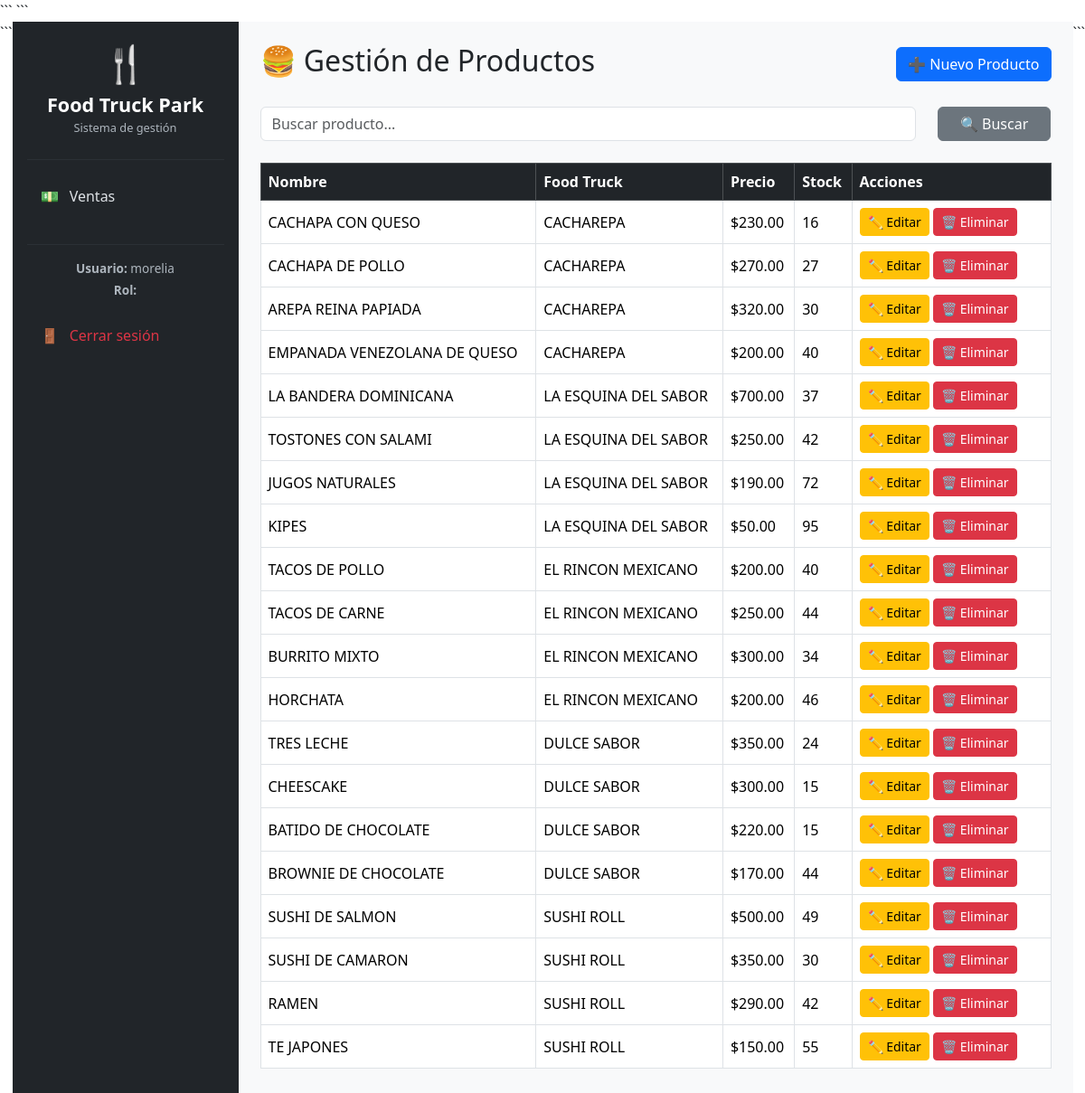
The page /productos/ (signed in) on the database its author committed.
### productos/models.py (models this page shows, shortened)
class Producto(models.Model):
    foodtruck = models.ForeignKey(
        FoodTruck,
        on_delete=models.CASCADE
    )
    nombre = models.CharField(max_length=100)
    precio = models.DecimalField(
        max_digits=10,
        decimal_places=2
    )
    stock = models.PositiveIntegerField()

### foodtrucks/models.py (models this page shows, shortened)
class FoodTruck(models.Model):
    nombre = models.CharField(max_length=100)
    propietario = models.CharField(max_length=100)
    tipo_comida = models.CharField(max_length=100)
    estado = models.BooleanField(default=True)

### productos/views.py (the view)
# urls.py: path('', views.lista_productos, name='lista_productos'),
def lista_productos(request):
    if not request.user.is_authenticated:
        return redirect('login')
    if not es_administrador(request):
        return redirect('lista_ventas')
    buscar = request.GET.get('buscar', '')
    if buscar:
        productos = Producto.objects.filter(
            nombre__icontains=buscar
        )
    else:
        productos = Producto.objects.all()
    contexto = {
        'productos': productos,
        'buscar': buscar,
    }
    return render(
        request,
        'productos/lista.html',
        contexto
    )

### productos/views.py (called while the page is built)
def es_administrador(request):
    if not request.user.is_authenticated:
        return False
    if request.user.is_superuser:
        return True
    try:
        perfil = request.user.perfilusuario
        return perfil.rol == 'ADMIN'
    except PerfilUsuario.DoesNotExist:
        return False

### templates/productos/lista.html (shortened to what this page needs)
{% extends 'base.html' %}
{% block content %}
<div class="d-flex justify-content-between align-items-center mb-4">
    <h2>🍔 Gestión de Productos</h2>
    <a href="{% url 'crear_producto' %}" class="btn btn-primary">
        ➕ Nuevo Producto
    </a>
</div>
<form method="GET" class="mb-4">
    <div class="row">
        <div class="col-md-10">
            <input
                type="text"
                name="buscar"
                class="form-control"
                placeholder="Buscar producto..."
                value="{{ buscar }}"
            >
        </div>
        <div class="col-md-2 d-grid">
            <button class="btn btn-secondary">
                🔍 Buscar
            </button>
        </div>
    </div>
</form>
<table class="table table-bordered table-hover align-middle">
    <thead class="table-dark">
        <tr>
            <th>Nombre</th>
            <th>Food Truck</th>
            <th>Precio</th>
            <th>Stock</th>
            <th width="220">Acciones</th>
        </tr>
    </thead>
    <tbody>
    {% for producto in productos %}
        <tr>
            <td>
                {{ producto.nombre }}
            </td>
            <td>
                {{ producto.foodtruck.nombre }}
            </td>
            <td>
                ${{ producto.precio }}
            </td>
            <td>
                {{ producto.stock }}
            </td>
            <td>
                <a
                    href="{% url 'editar_producto' producto.id %}"
                    class="btn btn-warning btn-sm"
                >
                    ✏️ Editar
                </a>
                <a
                    href="{% url 'eliminar_producto' producto.id %}"
                    class="btn btn-danger btn-sm"
                    onclick="return confirm('¿Está seguro de eliminar este producto?')"
                >
                    🗑️ Eliminar
                </a>
            </td>
        </tr>
    {% empty %}
        <tr>
            <td colspan="5" class="text-center">
                No hay productos registrados.
            </td>
        </tr>
    {% endfor %}
    </tbody>
</table>
{% endblock %}

### templates/base.html (shortened to what this page needs)
<!DOCTYPE html>
<html lang="es">
<head>
<link
    href="https://cdn.jsdelivr.net/npm/bootstrap@5.3.3/dist/css/bootstrap.min.css"
    rel="stylesheet">
```
</head>
<body>
{% if user.is_authenticated %}
<div class="d-flex">
```
<aside class="sidebar text-white p-3">
    <div class="text-center mb-4">
        <div class="fs-1">
            🍴
        </div>
        <div class="brand-title">
            Food Truck Park
        </div>
        <div class="brand-subtitle">
            Sistema de gestión
        </div>
    </div>
    <hr>
    {% if user.perfilusuario.rol == 'ADMIN' %}
    <ul class="nav flex-column">
        <li class="nav-item">
            <a
                class="nav-link"
                href="{% url 'dashboard' %}"
            >
                🏠
                <span class="ms-2">
                    Inicio
                </span>
            </a>
        </li>
        <li class="nav-item">
            <a
                class="nav-link"
                href="{% url 'lista_foodtrucks' %}"
            >
                🚚
                <span class="ms-2">
                    Food Trucks
                </span>
            </a>
        </li>
        <li class="nav-item">
            <a
                class="nav-link"
                href="{% url 'lista_productos' %}"
            >
                🍔
                <span class="ms-2">
                    Productos
                </span>
            </a>
        </li>
        <li class="nav-item">
            <a
                class="nav-link"
                href="{% url 'lista_ventas' %}"
            >
                💵
                <span class="ms-2">
                    Ventas
                </span>
            </a>
        </li>
        <li class="nav-item">
            <a
                class="nav-link"
                href="{% url 'reporte_ventas' %}"
            >
                📊
                <span class="ms-2">
                    Reportes
                </span>
            </a>
        </li>
        <li class="nav-item">
            <a
                class="nav-link"
                href="{% url 'lista_cajeros' %}"
            >
                👥
                <span class="ms-2">
                    Cajeros
                </span>
            </a>
        </li>
    </ul>
    {% else %}
    <ul class="nav flex-column">
        <li class="nav-item">
            <a
                class="nav-link"
                href="{% url 'lista_ventas' %}"
            >
                💵
                <span class="ms-2">
                    Ventas
                </span>
            </a>
        </li>
    </ul>
    {% endif %}
    <div class="mt-4">
        <hr>
        <div class="text-center user-info mb-3">
            <div>
                <strong>
                    Usuario:
                </strong>
                {{ user.username }}
            </div>
            <div class="mt-1">
                <strong>
                    Rol:
                </strong>
            </div>
        </div>
        <a
            class="nav-link text-danger"
            href="{% url 'logout' %}"
        >
            🚪
            <span class="ms-2">
                Cerrar sesión
            </span>
        </a>
    </div>
</aside>
<main class="main-content p-4 flex-grow-1">
    {% block content %}
    {% endblock %}
</main>
```
</div>
{% else %}
{% block login %}
{% endblock %}
{% endif %}
</body>
</html>

### templates/base.html (style rules this page uses)
.sidebar { width: 250px; min-height: 100vh; background: #212529; }
.brand-title { font-size: 1.35rem; font-weight: bold; }
.brand-subtitle { font-size: 0.8rem; color: #adb5bd; }
.sidebar .nav-link { color: #dee2e6; padding: 12px 15px; margin-bottom: 5px; border-radius: 8px; transition: 0.2s; }
.main-content { background: #f8f9fa; min-height: 100vh; }
.sidebar hr { border-color: #495057; }
.user-info { color: #adb5bd; font-size: 0.85rem; }

### rows shown on the page
Producto: nombre "CACHAPA CON QUESO", foodtruck.nombre "CACHAREPA", precio "230.00", stock "16"
Producto: nombre "CACHAPA DE POLLO", foodtruck.nombre "CACHAREPA", precio "270.00", stock "27"
Producto: nombre "AREPA REINA PAPIADA", foodtruck.nombre "CACHAREPA", precio "320.00", stock "30"
Producto: nombre "EMPANADA VENEZOLANA DE QUESO", foodtruck.nombre "CACHAREPA", precio "200.00", stock "40"
Producto: nombre "LA BANDERA DOMINICANA", foodtruck.nombre "LA ESQUINA DEL SABOR", precio "700.00", stock "37"
Producto: nombre "TOSTONES CON SALAMI", foodtruck.nombre "LA ESQUINA DEL SABOR", precio "250.00", stock "42"
Producto: nombre "JUGOS NATURALES", foodtruck.nombre "LA ESQUINA DEL SABOR", precio "190.00", stock "72"
Producto: nombre "KIPES", foodtruck.nombre "LA ESQUINA DEL SABOR", precio "50.00", stock "95"
Producto: nombre "TACOS DE POLLO", foodtruck.nombre "EL RINCON MEXICANO", precio "200.00", stock "40"
Producto: nombre "TACOS DE CARNE", foodtruck.nombre "EL RINCON MEXICANO", precio "250.00", stock "44"
Producto: nombre "BURRITO MIXTO", foodtruck.nombre "EL RINCON MEXICANO", precio "300.00", stock "34"
Producto: nombre "HORCHATA", foodtruck.nombre "EL RINCON MEXICANO", precio "200.00", stock "46"
Producto: nombre "TRES LECHE", foodtruck.nombre "DULCE SABOR", precio "350.00", stock "24"
Producto: nombre "CHEESCAKE", foodtruck.nombre "DULCE SABOR", precio "300.00", stock "15"
Producto: nombre "BATIDO DE CHOCOLATE", foodtruck.nombre "DULCE SABOR", precio "220.00", stock "15"
Producto: nombre "BROWNIE DE CHOCOLATE", foodtruck.nombre "DULCE SABOR", precio "170.00", stock "44"
Producto: nombre "SUSHI DE SALMON", foodtruck.nombre "SUSHI ROLL", precio "500.00", stock "49"
Producto: nombre "SUSHI DE CAMARON", foodtruck.nombre "SUSHI ROLL", precio "350.00", stock "30"
Producto: nombre "RAMEN", foodtruck.nombre "SUSHI ROLL", precio "290.00", stock "42"
Producto: nombre "TE JAPONES", foodtruck.nombre "SUSHI ROLL", precio "150.00", stock "55"

### other values the page prints
{{ user.username }} "morelia"
